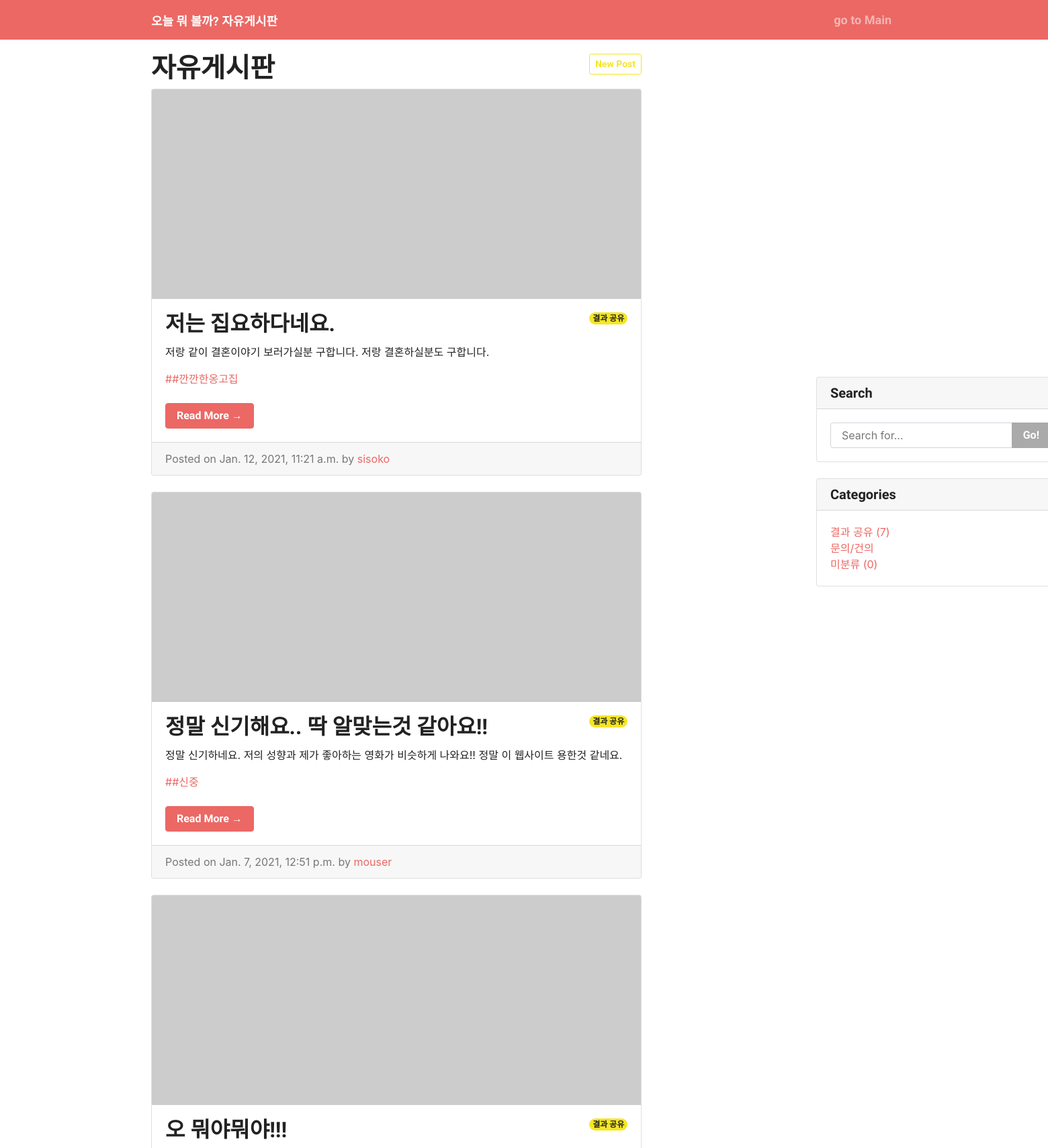
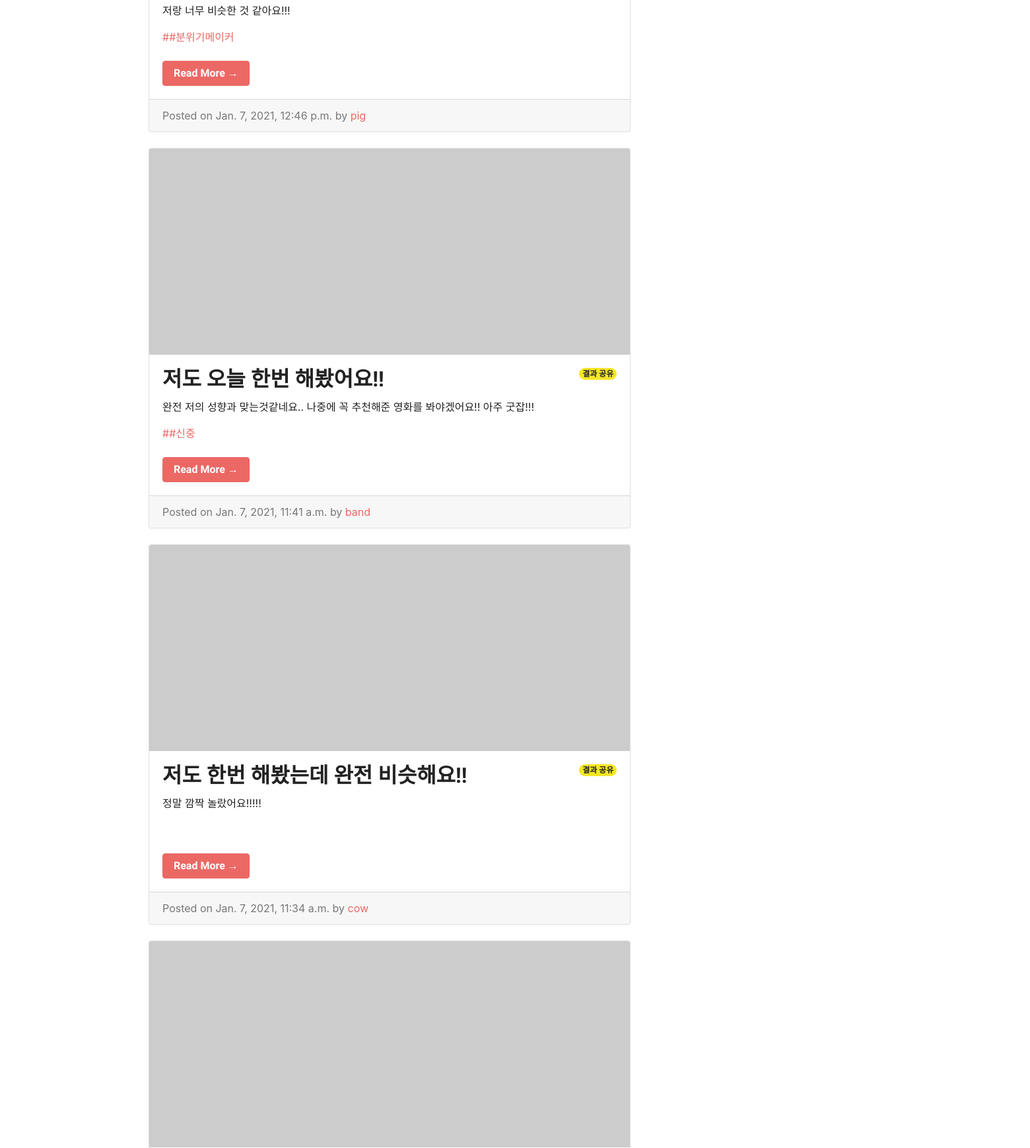
/auth/blog/ (signed in, upper part), run on the app's committed database (2 pictures, top to bottom).
### users/models.py (models this page shows, shortened)
class Post(models.Model):
    title = models.CharField(max_length=30)
    content = MarkdownxField()
    head_image = models.ImageField(upload_to='blog/%Y/%m/%d/', blank=True)
    created = models.DateTimeField(auto_now_add=True)
    author = models.ForeignKey(User, on_delete=models.CASCADE)
    category = models.ForeignKey(Category, blank=True, null=True, on_delete=models.SET_NULL)
    tags = models.ManyToManyField(Tag, blank=True)
    def get_absolute_url(self):
        return '/blog/{}/'.format(self.pk)

class Category(models.Model):
    name = models.CharField(max_length=25, unique=True)
    description = models.TextField(blank=True)
    slug = models.SlugField(unique=True, allow_unicode=True)
    def __str__(self):
        return self.name
    def get_absolute_url(self):
        return '/blog/category/{}/'.format(self.slug)
    class Meta:
        verbose_name_plural = 'categories'

class Tag(models.Model):
    name = models.CharField(max_length=40, unique=True)
    slug = models.SlugField(unique=True, allow_unicode=True)
    def __str__(self):
        return self.name
    def get_absolute_url(self):
        return '/blog/tag/{}/'.format(self.slug)

class User(AbstractUser):
    name = models.CharField(max_length=60)
    jum = models.IntegerField(default=0)

### users/views.py (the view)
# urls.py: path('blog/', views.PostList.as_view(), name='blog'),
class PostList(ListView):
    model = Post
    def get_queryset(self):
        return Post.objects.order_by('-created')
    def get_context_data(self, *, object_list=None, **kwargs):
        context = super(PostList, self).get_context_data(**kwargs)
        context['category_list'] = Category.objects.all()
        context['posts_without_category'] = Post.objects.filter(category=None).count()
        return context

### users/templates/users/post_list.html (shortened to what this page needs)
{% extends 'users/base.html' %}
{% block content %}
{% if user.is_authenticated %}
    <button type="button" class="btn btn-sm btn-outline-warning float-right" onclick="location.href='/blog/create/'">New Post</button>
{% endif %}
<h1 id="blog-list-title">
    자유게시판
</h1>
{% if object_list.exists %}
{% for p in object_list %}
<div class="card mb-4" id="post-card-{{ p.pk }}">
    {% if p.head_image %}
    <img class="card-img-top" src="{{ p.head_image.url }}" alt="Card image cap">
    {% else %}
    <img class="card-img-top" src="https://picsum.photos/700/300/?random" alt="Card image cap">
    {% endif %}
    <div class="card-body">
        {% if p.category %}
        <span class="badge rounded-pill bg-warning text-dark float-right">{{ p.category }}</span>
        {% else %}
        <span class="badge rounded-pill bg-secondary float-right">결과 공유</span>
        {% endif %}
        <h2 class="card-title">{{ p.title }}</h2>
        <p class="card-text">{{ p.content | truncatewords:50 }}</p>
        {% for tag in p.tags.all %}
        <a href="{{ tag.get_absolute_url }}">#{{ tag }} </a>
        {% endfor %}
        <br/>
        <br/>
        <a href="{{ p.get_absolute_url }}" class="btn btn-primary" id="read-more-post-{{ p.pk }}">Read More &rarr;</a>
    </div>
    <div class="card-footer text-muted">
        Posted on {{ p.created }} by
        <a href="#">{{ p.author }}</a>
    </div>
</div>
{% endfor %}
{% else %}
<h3>아직 게시물이 없습니다.</h3>
{% endif %}
{% endblock %}

### users/templates/users/base.html (shortened to what this page needs)
<!DOCTYPE html>
{% load static %}
<html lang="ko">
<head>
    <link rel="stylesheet" href="{% static 'blog/bootstrap/bootstrap.css' %}">
    <link rel="stylesheet" href="{% static 'blog/_assets/css/custom.min.css' %}">
</head>
<body>
<div class="navbar navbar-expand-lg fixed-top navbar-dark bg-primary" id="navbar">
    <div class="container">
        <a href="{% url 'blog' %}" class="navbar-brand">오늘 뭐 볼까? 자유게시판</a>
        <div class="collapse navbar-collapse" id="navbarResponsive">
            <ul class="nav navbar-nav ml-auto">
                <li class="nav-item">
                    <a class="nav-link" href="{% url 'main' %}" target="_blank">go to Main</a>
                </li>
            </ul>
        </div>
    </div>
</div>
<div class="container" id="main-div">
    <div class="row">
        <div class="col-md-8">
            {% block content%}
            {% endblock %}
        </div>
    </div>
    <div class="col-md-4" id="side-div">
        <div class="card my-4">
            <h5 class="card-header">Search</h5>
            <div class="card-body">
                <div class="input-group">
                    <input type="text" class="form-control" placeholder="Search for...">
                    <span class="input-group-append">
                <button class="btn btn-secondary" type="button">Go!</button>
              </span>
                </div>
            </div>
        </div>
        <div class="card my-4" id="category-card">
            <h5 class="card-header">Categories</h5>
            <div class="card-body">
                <div class="row">
                    <div class="col-lg-6">
                        <ul class="list-unstyled mb-0">
                            {% for category in category_list %}
                            <li>
                                <a href="{{ category.get_absolute_url }}">{{ category.name }} ({{ category.post_set.count }})</a>
                            </li>
                            {% endfor %}
                            <li>
                                <a href="#">문의/건의</a>
                            </li>
                             <li>
                                <a href="/blog/category/_none/">미분류 ({{ posts_without_category }})</a>
                            </li>
                        </ul>
                    </div>
                </div>
            </div>
        </div>
    </div>
</div>
</body>
</html>

### data on the page
Post: category "결과 공유", title "저는 집요하다네요.", content "저랑 같이 결혼이야기 보러가실분 구합니다. 저랑 결혼하실분도 구합니다.", created "Jan. 12, 2021, 11:21 a.m.", author "sisoko"
Tag: name "#깐깐한옹고집"
Post: category "결과 공유", title "정말 신기해요.. 딱 알맞는것 같아요!!", content "정말 신기하네요. 저의 성향과 제가 좋아하는 영화가 비슷하게 나와요!! 정말 이 웹사이트 용한것 같네요.", created "Jan. 7, 2021, 12:51 p.m.", author "mouser"
Tag: name "#신중"
Post: category "결과 공유", title "오 뭐야뭐야!!!", content "저랑 너무 비슷한 것 같아요!!!", created "Jan. 7, 2021, 12:46 p.m.", author "pig"
Tag: name "#분위기메이커"
Post: category "결과 공유", title "저도 오늘 한번 해봤어요!!", content "완전 저의 성향과 맞는것같네요.. 나중에 꼭 추천해준 영화를 봐야겠어요!! 아주 굿잡!!!", created "Jan. 7, 2021, 11:41 a.m.", author "band"
Post: category "결과 공유", title "저도 한번 해봤는데 완전 비슷해요!!", content "정말 깜짝 놀랐어요!!!!!", created "Jan. 7, 2021, 11:34 a.m.", author "cow"
Category: name "결과 공유", post_set.count "7"

### other printed values
{{ posts_without_category }} "0"
